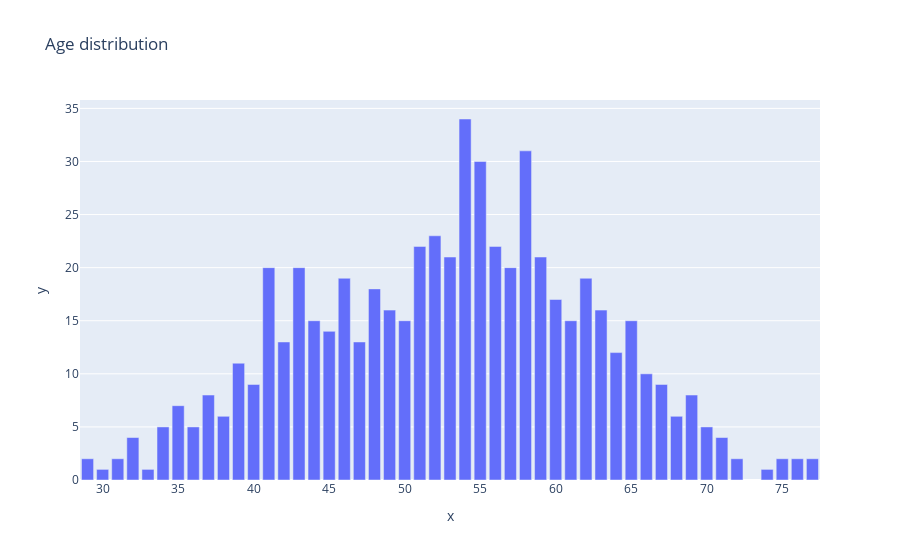

Here is the notebook cell this chart was saved with:
### Code cell
# Age distribution
Age_counts = train_val_split['Age'].value_counts()
fig_Age = px.bar(x=Age_counts.index, y=Age_counts.values, title='Age distribution')
fig_Age.show()

### Figure 1 — Plotly figure (JSON) as saved in the notebook; plotly's stock layout.template omitted (floating-point values rounded to 4 significant figures)
{"data": [{"alignmentgroup": "True", "hovertemplate": "x=%{x}<br>y=%{y}<extra></extra>", "legendgroup": "", "marker": {"color": "#636efa", "pattern": {"shape": ""}}, "name": "", "offsetgroup": "", "orientation": "v", "showlegend": false, "textposition": "auto", "type": "bar", "x": [54, 58, 55, 52, 51, 56, 53, 59, 41, 57, 43, 46, 62, 48, 60, 49, 63, 50, 61, 65, 44, 45, 47, 42, 64, 39, 66, 67, 40, 37, 69, 35, 38, 68, 36, 34, 70, 71, 32, 72, 75, 77, 76, 31, 29, 33, 30, 74], "xaxis": "x", "y": [34, 31, 30, 23, 22, 22, 21, 21, 20, 20, 20, 19, 19, 18, 17, 16, 16, 15, 15, 15, 15, 14, 13, 13, 12, 11, 10, 9, 9, 8, 8, 7, 6, 6, 5, 5, 5, 4, 4, 2, 2, 2, 2, 2, 2, 1, 1, 1], "yaxis": "y"}], "layout": {"barmode": "relative", "legend": {"tracegroupgap": 0}, "title": {"text": "Age distribution"}, "xaxis": {"anchor": "y", "domain": [0, 1], "title": {"text": "x"}}, "yaxis": {"anchor": "x", "domain": [0, 1], "title": {"text": "y"}}}}
